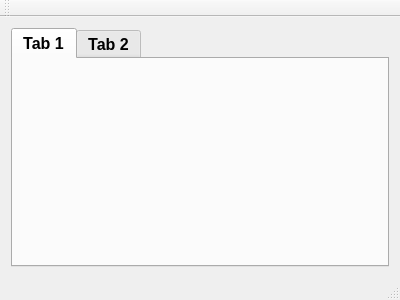
<?xml version="1.0" encoding="UTF-8"?>
<ui version="4.0">
 <class>MainWindow</class>
 <widget class="QMainWindow" name="MainWindow">
  <property name="geometry">
   <rect>
    <x>0</x>
    <y>0</y>
    <width>400</width>
    <height>300</height>
   </rect>
  </property>
  <property name="windowTitle">
   <string>MainWindow</string>
  </property>
  <widget class="QWidget" name="centralWidget">
   <layout class="QVBoxLayout" name="verticalLayout">
    <item>
     <widget class="QTabWidget" name="tabWidget">
      <property name="font">
       <font>
        <pointsize>12</pointsize>
        <weight>75</weight>
        <bold>true</bold>
       </font>
      </property>
      <property name="currentIndex">
       <number>0</number>
      </property>
      <widget class="QWidget" name="tab">
       <attribute name="title">
        <string>Tab 1</string>
       </attribute>
       <layout class="QGridLayout" name="gridLayout">
        <item row="0" column="0">
         <layout class="QVBoxLayout" name="verticalLayout_2"/>
        </item>
       </layout>
      </widget>
      <widget class="QWidget" name="tab_2">
       <attribute name="title">
        <string>Tab 2</string>
       </attribute>
      </widget>
     </widget>
    </item>
   </layout>
  </widget>
  <widget class="QMenuBar" name="menuBar">
   <property name="geometry">
    <rect>
     <x>0</x>
     <y>0</y>
     <width>400</width>
     <height>21</height>
    </rect>
   </property>
  </widget>
  <widget class="QToolBar" name="mainToolBar">
   <attribute name="toolBarArea">
    <enum>TopToolBarArea</enum>
   </attribute>
   <attribute name="toolBarBreak">
    <bool>false</bool>
   </attribute>
  </widget>
  <widget class="QStatusBar" name="statusBar"/>
 </widget>
 <layoutdefault spacing="6" margin="11"/>
 <resources/>
 <connections/>
</ui>
